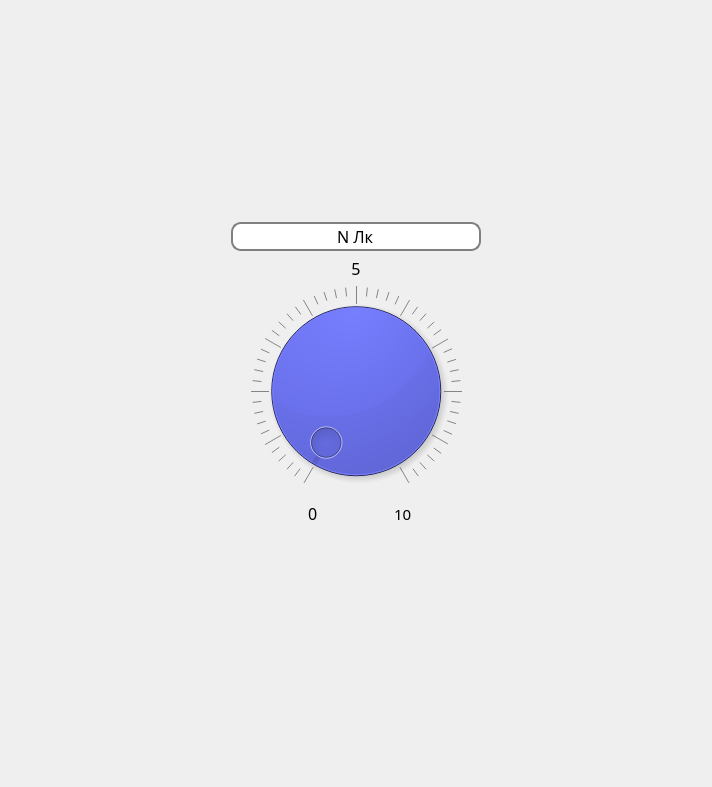
<?xml version="1.0" encoding="UTF-8"?>
<ui version="4.0">
 <class>Form</class>
 <widget class="QWidget" name="Form">
  <property name="geometry">
   <rect>
    <x>0</x>
    <y>0</y>
    <width>712</width>
    <height>787</height>
   </rect>
  </property>
  <property name="sizePolicy">
   <sizepolicy hsizetype="Minimum" vsizetype="Minimum">
    <horstretch>0</horstretch>
    <verstretch>0</verstretch>
   </sizepolicy>
  </property>
  <property name="focusPolicy">
   <enum>Qt::StrongFocus</enum>
  </property>
  <property name="windowTitle">
   <string>Form</string>
  </property>
  <property name="styleSheet">
   <string notr="true">QLabel {
font-family: &quot;Segoe UI Semibold&quot;;}</string>
  </property>
  <layout class="QVBoxLayout" name="verticalLayout">
   <item>
    <layout class="QHBoxLayout" name="horizontalLayout_2">
     <item>
      <layout class="QVBoxLayout" name="verticalLayout_2"/>
     </item>
     <item>
      <spacer name="horizontalSpacer">
       <property name="orientation">
        <enum>Qt::Horizontal</enum>
       </property>
       <property name="sizeType">
        <enum>QSizePolicy::MinimumExpanding</enum>
       </property>
       <property name="sizeHint" stdset="0">
        <size>
         <width>40</width>
         <height>20</height>
        </size>
       </property>
      </spacer>
     </item>
     <item>
      <layout class="QVBoxLayout" name="verticalLayout_4">
       <property name="sizeConstraint">
        <enum>QLayout::SetFixedSize</enum>
       </property>
       <property name="topMargin">
        <number>0</number>
       </property>
       <item>
        <spacer name="verticalSpacer_7">
         <property name="orientation">
          <enum>Qt::Vertical</enum>
         </property>
         <property name="sizeHint" stdset="0">
          <size>
           <width>20</width>
           <height>40</height>
          </size>
         </property>
        </spacer>
       </item>
       <item>
        <widget class="QLineEdit" name="lineEdit">
         <property name="sizePolicy">
          <sizepolicy hsizetype="Fixed" vsizetype="Fixed">
           <horstretch>0</horstretch>
           <verstretch>0</verstretch>
          </sizepolicy>
         </property>
         <property name="minimumSize">
          <size>
           <width>250</width>
           <height>0</height>
          </size>
         </property>
         <property name="font">
          <font>
           <family>Segoe UI Semibold</family>
           <pointsize>12</pointsize>
           <weight>7</weight>
           <italic>false</italic>
           <bold>false</bold>
          </font>
         </property>
         <property name="styleSheet">
          <string notr="true">QLineEdit {font: 63 12pt &quot;Segoe UI Semibold&quot;; border: 2px solid grey;
border-radius: 10px}
</string>
         </property>
         <property name="text">
          <string>N Лк</string>
         </property>
         <property name="alignment">
          <set>Qt::AlignCenter</set>
         </property>
         <property name="readOnly">
          <bool>true</bool>
         </property>
        </widget>
       </item>
       <item>
        <widget class="QLabel" name="label">
         <property name="sizePolicy">
          <sizepolicy hsizetype="Expanding" vsizetype="Maximum">
           <horstretch>0</horstretch>
           <verstretch>0</verstretch>
          </sizepolicy>
         </property>
         <property name="font">
          <font>
           <family>Segoe UI Semibold</family>
           <pointsize>12</pointsize>
           <weight>7</weight>
           <italic>false</italic>
           <bold>false</bold>
          </font>
         </property>
         <property name="styleSheet">
          <string notr="true">font: 63 12pt &quot;Segoe UI Semibold&quot;;</string>
         </property>
         <property name="text">
          <string>5</string>
         </property>
         <property name="alignment">
          <set>Qt::AlignCenter</set>
         </property>
        </widget>
       </item>
       <item>
        <widget class="QDial" name="dial">
         <property name="sizePolicy">
          <sizepolicy hsizetype="Expanding" vsizetype="Expanding">
           <horstretch>0</horstretch>
           <verstretch>0</verstretch>
          </sizepolicy>
         </property>
         <property name="minimumSize">
          <size>
           <width>200</width>
           <height>0</height>
          </size>
         </property>
         <property name="maximumSize">
          <size>
           <width>16777215</width>
           <height>300</height>
          </size>
         </property>
         <property name="focusPolicy">
          <enum>Qt::StrongFocus</enum>
         </property>
         <property name="styleSheet">
          <string notr="true">QDial {background: rgb(32, 42, 236)}
</string>
         </property>
         <property name="invertedControls">
          <bool>false</bool>
         </property>
         <property name="wrapping">
          <bool>false</bool>
         </property>
         <property name="notchesVisible">
          <bool>true</bool>
         </property>
        </widget>
       </item>
       <item>
        <layout class="QHBoxLayout" name="horizontalLayout_3">
         <property name="topMargin">
          <number>0</number>
         </property>
         <item alignment="Qt::AlignRight">
          <widget class="QLabel" name="label_4">
           <property name="font">
            <font>
             <family>Segoe UI Semibold</family>
             <pointsize>12</pointsize>
            </font>
           </property>
           <property name="text">
            <string>0</string>
           </property>
          </widget>
         </item>
         <item>
          <spacer name="horizontalSpacer_3">
           <property name="orientation">
            <enum>Qt::Horizontal</enum>
           </property>
           <property name="sizeType">
            <enum>QSizePolicy::Fixed</enum>
           </property>
           <property name="sizeHint" stdset="0">
            <size>
             <width>70</width>
             <height>20</height>
            </size>
           </property>
          </spacer>
         </item>
         <item>
          <widget class="QLabel" name="label_2">
           <property name="font">
            <font>
             <family>Segoe UI Semibold</family>
             <pointsize>11</pointsize>
            </font>
           </property>
           <property name="text">
            <string>10</string>
           </property>
          </widget>
         </item>
        </layout>
       </item>
       <item>
        <spacer name="verticalSpacer">
         <property name="orientation">
          <enum>Qt::Vertical</enum>
         </property>
         <property name="sizeType">
          <enum>QSizePolicy::Fixed</enum>
         </property>
         <property name="sizeHint" stdset="0">
          <size>
           <width>20</width>
           <height>40</height>
          </size>
         </property>
        </spacer>
       </item>
       <item>
        <spacer name="verticalSpacer_8">
         <property name="orientation">
          <enum>Qt::Vertical</enum>
         </property>
         <property name="sizeHint" stdset="0">
          <size>
           <width>20</width>
           <height>40</height>
          </size>
         </property>
        </spacer>
       </item>
      </layout>
     </item>
     <item>
      <spacer name="horizontalSpacer_2">
       <property name="orientation">
        <enum>Qt::Horizontal</enum>
       </property>
       <property name="sizeType">
        <enum>QSizePolicy::MinimumExpanding</enum>
       </property>
       <property name="sizeHint" stdset="0">
        <size>
         <width>40</width>
         <height>20</height>
        </size>
       </property>
      </spacer>
     </item>
    </layout>
   </item>
  </layout>
 </widget>
 <resources/>
 <connections/>
</ui>
